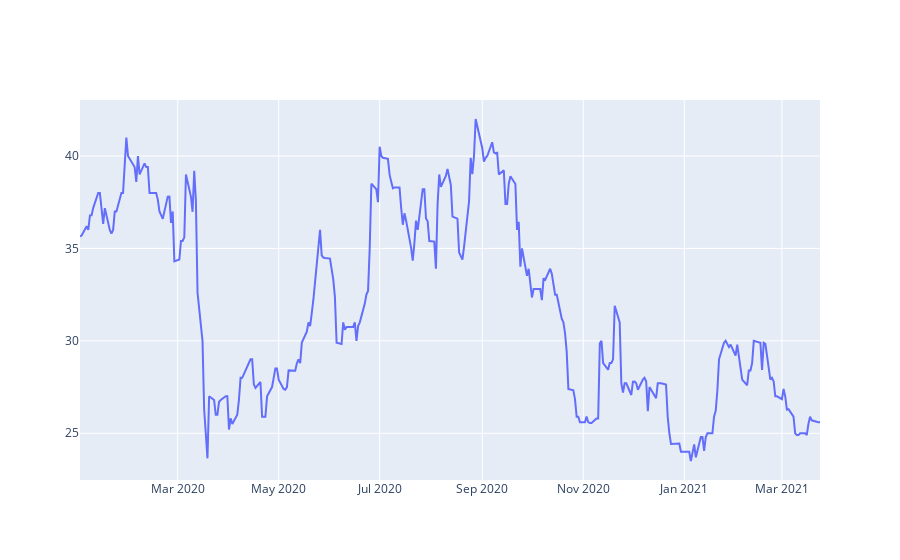
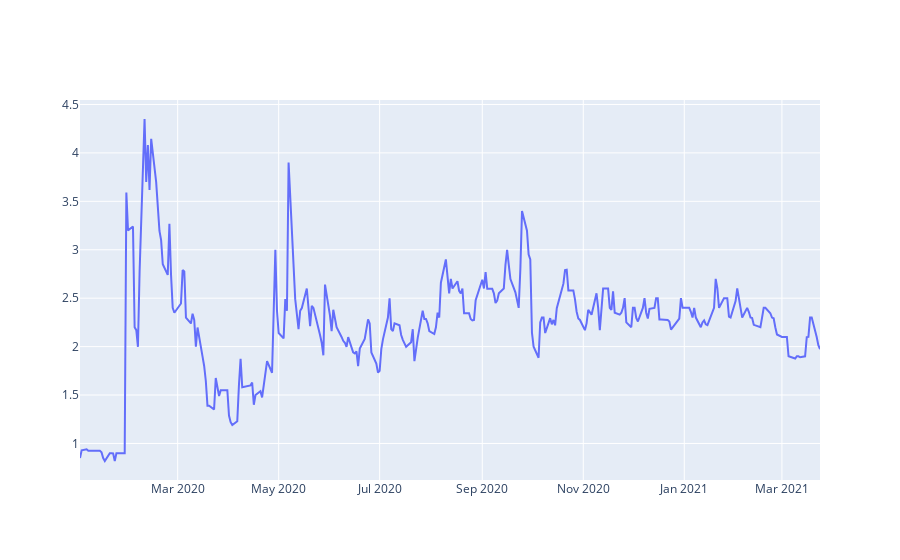

Source (notebook cell) for these figures, in order:
### Code cell
line_plot_go_2020('cgh.l')
line_plot_go_2020('kat.l')

### Figure 1 — Plotly figure (JSON) as saved in the notebook; plotly's stock layout.template omitted (floating-point values rounded to 4 significant figures; data arrays with more than 128 entries replaced by an {"elided": "..."} marker saying what was removed)
{"data": [{"type": "scatter", "x": {"elided": "312 str values"}, "y": {"elided": "312 float values"}}], "layout": {}}

### Figure 2 — Plotly figure (JSON) as saved in the notebook; plotly's stock layout.template omitted (floating-point values rounded to 4 significant figures; data arrays with more than 128 entries replaced by an {"elided": "..."} marker saying what was removed)
{"data": [{"type": "scatter", "x": {"elided": "312 str values"}, "y": {"elided": "312 float values"}}], "layout": {}}
